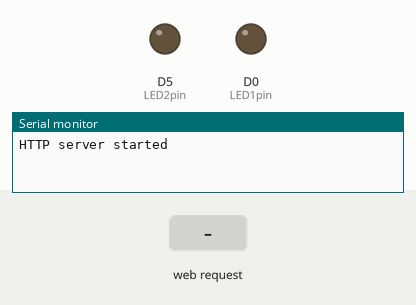
Bench run of a sketch on a simulated ESP8266 (NodeMCU). Shown: output pins drawn as LEDs (lit = HIGH), the last lines printed to the serial monitor. Inputs (shaded band) come from the test bench. WiFi joins after 1.5 s; servers stay silent unless stated.

Above: at 1.3 s.
1.4 s: HTTP request GET /led1on received
At 2.1 s:
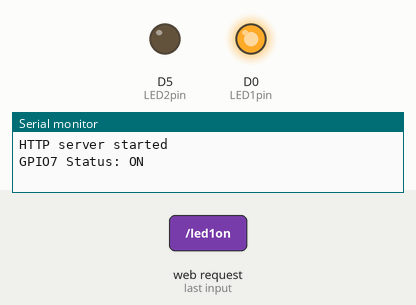
2.9 s: HTTP request GET /led2on received
At 3.2 s:
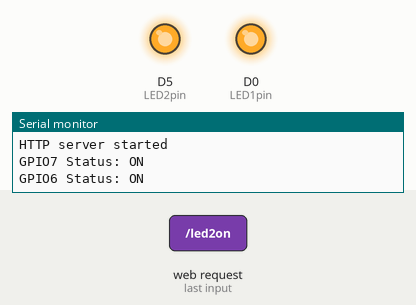
4.4 s: HTTP request GET /led1off received
At 5.6 s:
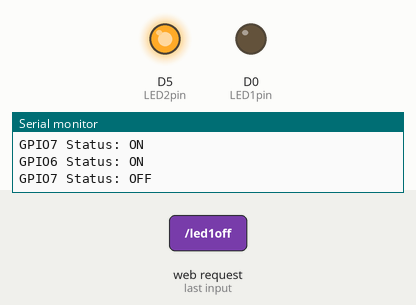
5.9 s: HTTP request GET /led2off received
At 6.7 s:
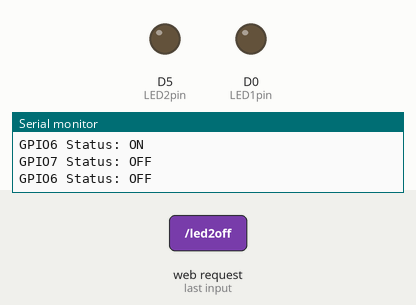
7.4 s: HTTP request GET /led1on?ssid=1 received
At 7.9 s:
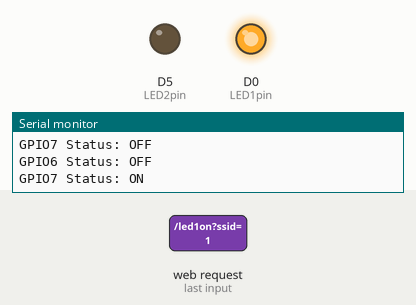
Timing chart, 0 to 9.9 s (numbered marks = the images above; inputs shaded):
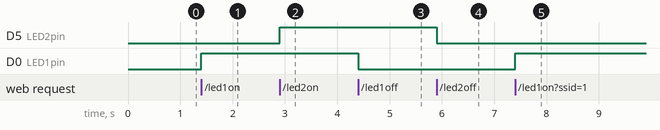

Measured:
- after the input at 1.4 s, D0 (LED1pin): LOW → HIGH at once
- after the input at 2.9 s, D5 (LED2pin): LOW → HIGH at once
- after the input at 4.4 s, D0 (LED1pin): HIGH → LOW at once
- after the input at 5.9 s, D5 (LED2pin): HIGH → LOW at once
- after the input at 7.4 s, D0 (LED1pin): LOW → HIGH at once

The sketch:

ap_mode_server.ino
```cpp
#include <ESP8266WiFi.h>
#include <ESP8266WebServer.h>

/* Put your SSID & Password */
const char* ssid = "NodeMCU";  // Enter SSID here
const char* password = "12345678";  //Enter Password here

/* Put IP Address details */
IPAddress local_ip(192, 168, 1, 1);
IPAddress gateway(192, 168, 1, 1);
IPAddress subnet(255, 255, 255, 0);

ESP8266WebServer server(80);

uint8_t LED1pin = D0;
bool LED1status = LOW;

uint8_t LED2pin = D5;
bool LED2status = LOW;

void setup() {
  Serial.begin(115200);
  pinMode(LED1pin, OUTPUT);
  pinMode(LED2pin, OUTPUT);
  WiFi.mode(WIFI_AP_STA);
  WiFi.softAP(ssid, password);
  WiFi.softAPConfig(local_ip, gateway, subnet);
  delay(100);

  server.on("/", handle_OnConnect);
  server.on("/led1on", handle_led1on);
  server.on("/led1off", handle_led1off);
  server.on("/led2on", handle_led2on);
  server.on("/led2off", handle_led2off);
  server.on("/configure", handle_configure);
  server.on("/configure_inputs", configure_inputs);
  server.onNotFound(handle_NotFound);

  server.begin();
  Serial.println("HTTP server started");
}
void loop() {
  server.handleClient();
  if (LED1status)
  {
    digitalWrite(LED1pin, HIGH);
  }
  else
  {
    digitalWrite(LED1pin, LOW);
  }

  if (LED2status)
  {
    digitalWrite(LED2pin, HIGH);
  }
  else
  {
    digitalWrite(LED2pin, LOW);
  }
}

void handle_OnConnect() {
  LED1status = LOW;
  LED2status = LOW;
  Serial.println("GPIO7 Status: OFF | GPIO6 Status: OFF");
  server.send(200, "text/html", SendHTML(LED1status, LED2status));
}

void handle_led1on() {
  LED1status = HIGH;
  Serial.println("GPIO7 Status: ON");
  server.send(200, "text/html", SendHTML(true, LED2status));
}

void handle_led1off() {
  LED1status = LOW;
  Serial.println("GPIO7 Status: OFF");
  server.send(200, "text/html", SendHTML(false, LED2status));
}

void handle_led2on() {
  LED2status = HIGH;
  Serial.println("GPIO6 Status: ON");
  server.send(200, "text/html", SendHTML(LED1status, true));
}

void handle_led2off() {
  LED2status = LOW;
  Serial.println("GPIO6 Status: OFF");
  server.send(200, "text/html", SendHTML(LED1status, false));
}

void handle_NotFound() {
  server.send(404, "text/plain", "Not found");
}

void handle_configure() {
  String f = "<form action='/configure_inputs'>";
  f += "<label for='ssid'>SSID:</label>";
  f += "<input type='text' id='ssid' name='ssid'><br><br>";
  f += "<label for='password'>Password:</label>";
  f += "<input type='text' id='password' name='password'><br><br>";
  f += "<input type='submit' value='Submit'>";
  f += "</form>";
  server.send(200, "text/html", f);
}

void configure_inputs() {
  Serial.println("Inside Configure Inputs");
  String ssid = server.arg("ssid");
  String password = server.arg("password");
  Serial.println("ssid and password are .... ");
  Serial.println(ssid);
  Serial.println(password);

  String f = "Connecting to SSID - ";
  f += ssid;
  //server.send(200, "text/html", f);
  WiFi.begin(ssid, password);
  while (WiFi.status() != WL_CONNECTED) {
    delay(500);
    Serial.print(".");
  }

  Serial.println("");
  Serial.println("WiFi connected");
  server.send(200, "text/html", "Successfully Connected to SSID - " + ssid);
  server.begin();
}

String SendHTML(uint8_t led1stat, uint8_t led2stat) {
  String ptr = "<!DOCTYPE html> <html>\n";
  ptr += "<head><meta name=\"viewport\" content=\"width=device-width, initial-scale=1.0, user-scalable=no\">\n";
  ptr += "<title>LED Control</title>\n";
  ptr += "<style>html { font-family: Helvetica; display: inline-block; margin: 0px auto; text-align: center;}\n";
  ptr += "body{margin-top: 50px;} h1 {color: #444444;margin: 50px auto 30px;} h3 {color: #444444;margin-bottom: 50px;}\n";
  ptr += ".button {display: block;width: 80px;background-color: #1abc9c;border: none;color: white;padding: 13px 30px;text-decoration: none;font-size: 25px;margin: 0px auto 35px;cursor: pointer;border-radius: 4px;}\n";
  ptr += ".button-on {background-color: #1abc9c;}\n";
  ptr += ".button-on:active {background-color: #16a085;}\n";
  ptr += ".button-off {background-color: #34495e;}\n";
  ptr += ".button-off:active {background-color: #2c3e50;}\n";
  ptr += "p {font-size: 14px;color: #888;margin-bottom: 10px;}\n";
  ptr += "</style>\n";
  ptr += "</head>\n";
  ptr += "<body>\n";
  ptr += "<h1>ESP8266 Web Server</h1>\n";
  ptr += "<h3>Using Access Point(AP) Mode</h3>\n";

  if (led1stat)
  {
    ptr += "<p>LED1 Status: ON</p><a class=\"button button-off\" href=\"/led1off\">OFF</a>\n";
  }
  else
  {
    ptr += "<p>LED1 Status: OFF</p><a class=\"button button-on\" href=\"/led1on\">ON</a>\n";
  }

  if (led2stat)
  {
    ptr += "<p>LED2 Status: ON</p><a class=\"button button-off\" href=\"/led2off\">OFF</a>\n";
  }
  else
  {
    ptr += "<p>LED2 Status: OFF</p><a class=\"button button-on\" href=\"/led2on\">ON</a>\n";
  }

  ptr += "</body>\n";
  ptr += "</html>\n";
  return ptr;
}
```
